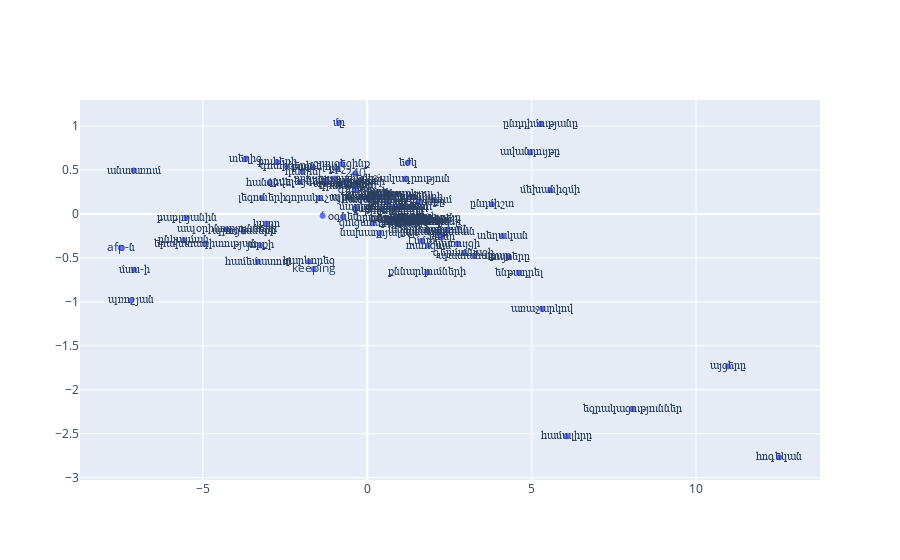

The notebook cell saved with this chart:
### Markdown cell above
# 2. Visualization

### Code cell
input_encoder = L.Input((vocab_len,), name="input")
encoder_layer = L.Dense(200, name="encoder", use_bias=False)(input_encoder)
decoder_layer = L.Dense(vocab_len, name="decoder", use_bias=False)(encoder_layer)

network = tf.keras.Model(input_encoder, decoder_layer)

network.load_weights("word2vec/word2vec.ckpt")

embeddings_np = network.weights[0]
transformed = PCA(n_components=2).fit_transform(embeddings_np)

x_1, x_2 = transformed[:, 0][:100], transformed[:, 1][:100]

fig = go.Figure()

fig.add_trace(go.Scatter(x=x_1, y=x_2, mode="markers+text", text=list(vocab_words)[:100]))

### Figure 1 — Plotly figure (JSON) as saved in the notebook; plotly's stock layout.template omitted (floating-point values rounded to 4 significant figures)
{"data": [{"mode": "markers+text", "text": ["փուլը", "ենթադրել", "եզրակացություններ", "ընդդիմությանը", "առաջարկով", "հոգեկան", "համալիրը", "այցերը", "հույսերը", "դրվագ", "որոշումն", "միությունների", "գիտնական", "քննարկումների", "գալուն", "մը", "տեղից", "պաշտոնյաներից", "կառույցի", "սկզբունքը", "տոմսեր", "ապօրինությունների", "240", "իմպիչմենտի", "դռների", "շահում", "կարևորեց", "շահագործման", "զորակոչային", "վաղուց", "բուհերի", "քաղբանտարկյալ", "գերեզմանատանը", "ընդմիշտ", "ցամաքային", "բաբլոյանին", "գոտիների", "քիչ", "պռոշյան", "պատահաբար", "գերմանացի", "ֆունտի", "afp-ն", "ցմահ", "զբաղեցնելով", "ֆիլմը", "քանի", "անտառում", "լեզուների", "ավանդույթը", "ծառերի", "դրույքաչափերը", "տոնական", "եժկ", "մրցաշարին", "պրոցեսների", "ունենա", "պողոսյան", "ուսուցում", "ներկայացումը", "թողնելու", "ցուցմունքներ", "ընկալման", "24", "ընտրությունից", "գործկոմի", "էմմա", "գրիգորյանին", "մտքից", "կարո", "այստեղ", "հրապարակած", "վիճակագրություն", "պետ", "նախադրյալներ", "մեխանիզմի", "դեն", "սպորտի", "գեւորգ", "՛", "թիկնազորի", "համաձայնագրեր", "դանիել", "մտս-ի", "վկայի", "կնքման", "անդրադարձավ", "զրուցեցինք", "մեղադրվողը", "ներգրավելու", "երախտագիտության", "հանձնվել", "keeping", "տեղական", "հավաքելու", "արզումանյանը", "օգնեն", "յորքի", "ինտենսիվ", "համեմատում"], "type": "scatter", "x": [1.417, 4.615, 8.055, 5.281, 5.321, 12.53, 6.066, 10.97, 4.316, 1.161, 2.421, 0.3893, -0.5977, 1.827, 0.2065, -0.8575, -3.69, 0.2244, 2.738, 1.579, 1.412, -4.273, -0.3654, 1.293, -1.3, 2.037, -1.769, 2.132, -1.464, 1.747, -2.733, 0.6613, 1.474, 3.795, 0.451, -5.493, -2.456, -0.9097, -7.173, 3.259, 2.94, 0.6489, -7.495, 0.224, -2.048, 2.255, 1.42, -7.098, -3.205, 4.954, -0.4045, -1.011, 0.7167, 1.237, -0.6117, -3.76, 0.5823, -0.8618, 1.848, 1.411, -1.661, 0.1595, -5.574, 2.271, 1.418, -0.2166, 1.659, 1.415, -0.3473, -3.071, 0.05502, 0.8148, 1.165, 1.012, 0.3731, 5.567, 1.429, 1.455, -0.3616, -1.357, 0.777, 1.426, -1.967, -7.09, 1.403, 1.423, 1.818, -0.774, 0.7581, 1.003, -4.907, -2.968, -1.632, 4.114, 0.05799, 1.705, -0.7367, -3.259, 1.079, -3.323], "y": [-0.05421, -0.6683, -2.22, 1.027, -1.081, -2.767, -2.528, -1.731, -0.4934, -0.112, -0.1867, 0.1937, 0.3183, -0.6655, 0.2365, 1.038, 0.6278, 0.1881, -0.3382, 0.1354, -0.0567, -0.1729, 0.4598, 0.1909, 0.3785, 0.154, -0.5399, -0.2068, 0.1782, -0.09162, 0.5897, 0.2285, -0.04759, 0.11, 0.0576, -0.04383, 0.5423, 0.5093, -0.981, -0.4766, -0.4449, 0.1409, -0.3843, 0.2458, 0.3622, -0.2665, -0.03832, 0.4939, 0.1808, 0.6993, 0.3348, 0.3996, 0.07667, 0.5846, 0.3796, -0.1988, 0.229, 0.3374, -0.3599, -0.06543, 0.5306, -0.1051, -0.2998, -0.2406, -0.08835, 0.3587, -0.3048, -0.07095, 0.07384, -0.1122, 0.1702, -0.04822, 0.4018, -0.0564, -0.2197, 0.2701, -0.08309, -0.03728, 0.2735, -0.01996, 0.03812, -0.0518, 0.4825, -0.6348, -0.05114, -0.05508, -0.1868, 0.5697, 0.05358, 0.07541, -0.3371, 0.3542, -0.6301, -0.2509, 0.1594, -0.08668, -0.03545, -0.3586, 0.08024, -0.5437]}], "layout": {}}
